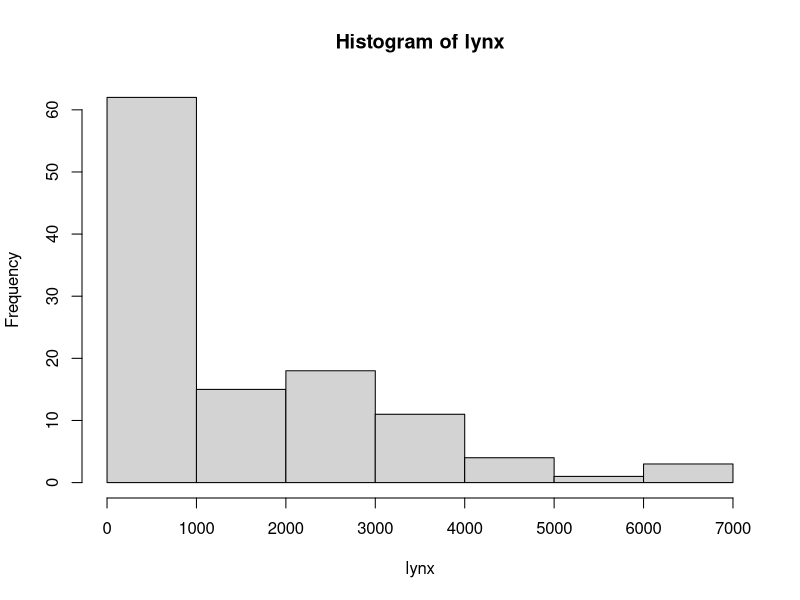
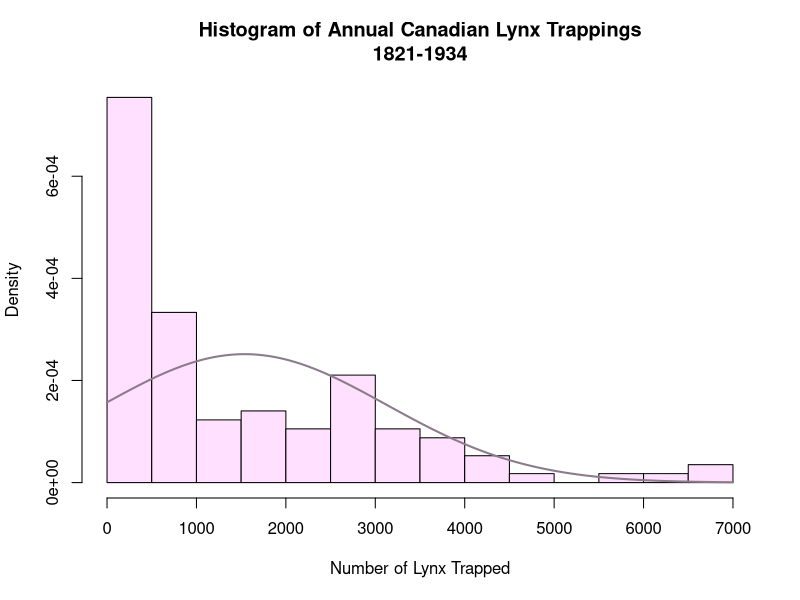

These figures' R source, in order:
# Creating histograms for quantitative variables

# LOAD DATASETS PACKAGE
require("datasets")
?lynx
data(lynx)  # Annual Canadian Lynx trappings 1821-1934

# Make a histogram using the defaults
hist(lynx)
?hist

# Modify histogram
h <- hist(lynx,  # Save histogram as object
          breaks = 11,  # "Suggests" 11 bins
#           breaks = seq(0, 7000, by = 100),
#           breaks = c(0, 100, 300, 500, 3000, 3500, 7000),
          freq = FALSE,
          col = "thistle1", # Or use: col = colors() [626]
          main = "Histogram of Annual Canadian Lynx Trappings\n1821-1934",
          xlab = "Number of Lynx Trapped")

# IF freq = FALSE, this will draw normal distribution
curve(dnorm(x, mean = mean(lynx), sd = sd(lynx)), 
      col = "thistle4", 
      lwd = 2,
      add = TRUE)
?curve

rm(list = ls())  # Clean up